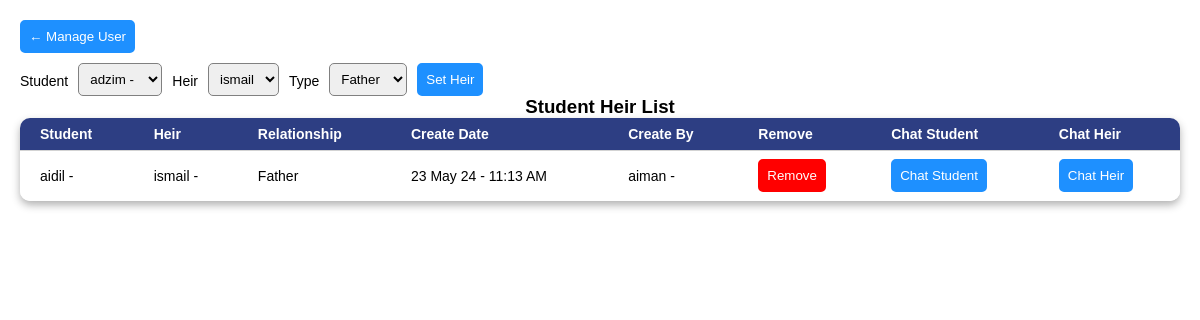
The page /heir.php (signed in) on the database its author committed.
### tables this page shows
CREATE TABLE `user_relate` (
  `rowid` bigint(20) NOT NULL,
  `student_rowid` bigint(20) NOT NULL COMMENT 'Refer to user.rowid',
  `heir_rowid` bigint(20) NOT NULL COMMENT 'Refer to user.rowid',
  `type` varchar(20) NOT NULL COMMENT 'father / mother / sibling / other',
  `create_date` datetime NOT NULL DEFAULT current_timestamp(),
  `create_user` bigint(20) NOT NULL DEFAULT 0 COMMENT 'Refer to user.rowid'
);

### server/db.class.php (called while the page is built, shortened)
<?php
    class db {
        public $conn;
        private $hostname = "localhost";
        private $databasename = "educonnect";
        private $username = "root";
        private $password = "";
        function __construct($hostname = "", $databasename = "", $username = "", $password = "") {
            try {
                $this->hostname = $hostname != "" ? $hostname : $this->hostname;
                $this->databasename = $databasename != "" ? $databasename : $this->databasename;
                $this->password = $password != "" ? $password : $this->password;
                $this->conn = new PDO("mysql:host=$this->hostname; dbname=$this->databasename", $this->username, $this->password);
                $this->conn->exec("SET CHARACTER SET utf8");
            } catch (Exception $e) {
                $this->add_error_msg($e->getMessage());
            }
        }
        function sql_select($sql) {
            $return = [];
            try{
                $result = $this->conn->query($sql);
                if ($result !== false) {
                    $cols = $result->columnCount();
                    $count = 0;
                    foreach ($result as $row) {
                        $return[$count] = $this->sql_select_clearance($cols, $row);
                        $count++;
                    }
                } else {
                    throw new PDOException("[Error] Wrong SQL");
                }
            }
            catch(PDOException $e) {
                $this->sql_select_result = false;
                $this->sql_select_reason = $e->getMessage();
                $this->add_error_msg($e->getMessage());
                return [];
            }
            return $return;
        }
        function sql_select_clearance($length, $arr) {
            for($l = 0; $l < $length; $l++) {
                unset($arr[$l]);
            }
            return $arr;
        }
    }

### server/user.class.php (the view, shortened to what this page needs)
<?php
class user {
  private $db;
  function __construct() {
    $this->db = new db();
  }
  function tc_user_relate_list() {
    $ret_html = "<tr>
        <th>Student</th>
        <th>Heir</th>
        <th>Relationship</th>
        <th>Create Date</th>
        <th>Create By</th>
        <th>Remove</th>
        <th>Chat Student</th>
        <th>Chat Heir</th>
      </tr>";
    try {
      foreach ($this->db->sql_select("SELECT A.rowid, B.userid, A.type, C.rowid AS heir_rowid, C.userid AS heir_userid, CONCAT(B.userid, ' - ', B.fullname) AS student, CONCAT(C.userid, ' - ', C.fullname) AS heir, CONCAT(D.userid, ' - ', D.fullname) AS create_user, CONCAT(DATE_FORMAT(A.create_date,'%d %b %y'), ' - ',TIME_FORMAT(A.create_date, '%h:%i %p')) AS create_date FROM user_relate A LEFT JOIN user B ON A.student_rowid=B.rowid LEFT JOIN user C ON A.heir_rowid=C.rowid LEFT JOIN user D ON A.create_user=D.rowid") as $val) {
        $ret_html .= "<tr>"
          .  "<td>" . $val['student'] . "</td>"
          .  "<td>" . $val['heir'] . "</td>"
          .  "<td align='center'>" . ucwords($val['type']) . "</td>"
          .  "<td align='center'>" . $val['create_date'] . "</td>"
          .  "<td>" . $val['create_user'] . "</td>"
          .  "<td><button class='btn_remove' onclick=\"remove_heir('" . $val['rowid'] . "')\">Remove</button></td>"
          .  "<td align='center'><button onclick=\"open_chat('user','" . $val['rowid'] . "','" . $val['userid'] . "')\">Chat Student</button></td>"
          .  "<td align='center'><button onclick=\"open_chat('user','" . $val['heir_rowid'] . "','" . $val['heir_userid'] . "')\">Chat Heir</button></td>"
          ."</tr>";
      }
    } catch (Exception $e) {
      $this->add_error_msg($e->getMessage());
    }
    return $ret_html;
  }
  function option_student() {
    try {
      $ret_html = "";
      foreach ($this->db->sql_select("SELECT rowid, userid, fullname FROM user WHERE `role`='student' AND active='Y' ORDER BY userid") as $val) {
        $fullname = $val['fullname'] == "" ? " - " . $val['fullname'] : "";
        $ret_html .= "<option value='" . $val['rowid'] . "'>" . $val['userid'] . "$fullname</option>";
      }
      return $ret_html;
    } catch (Exception $e) {
      $this->add_error_msg($e->getMessage());
      return "";
    }
  }
  function option_heir() {
    try {
      $ret_html = "";
      foreach ($this->db->sql_select("SELECT A.rowid, A.userid, B.type, C.fullname AS student  FROM user A LEFT JOIN user_relate B ON A.rowid=B.heir_rowid LEFT JOIN user C ON B.student_rowid=C.rowid WHERE A.role='heir' AND A.active='Y' ORDER BY userid") as $val) {
        $remark = $val['type'] == "" ? " - " . $val['student'] . " " . $val['type'] : "";
        $ret_html .= "<option value='" . $val['rowid'] . "'>" . $val['userid'] . "$remark</option>";
      }
      return $ret_html;
    } catch (Exception $e) {
      $this->add_error_msg($e->getMessage());
      return "";
    }
  }
}

### css/setup.css (style rules this page uses)
body { margin: 0px; font-family: Arial; }
.table2 td, .table2 th { padding: 5px 20px; text-align: left; }
.table2 td { height: 50px; background: white; border-top: 1px solid lightgray; font-size: 14px; }
.table2 th { font-family: Arial; font-size: 14px; font-weight: bold; padding: 8px 20px; background-color: #2d3e83; color: white; }
.table2 th:first-child { border-top-left-radius: 10px; }
.table2 tr:last-child { border-bottom-left-radius: 10px; border-bottom-right-radius: 10px; }
.table2 th:last-child { border-top-right-radius: 10px; }
.table2 tr:last-child td:first-child { border-bottom-left-radius: 10px; }
.table2 tr:last-child td:last-child { border-bottom-right-radius: 10px; }

### heir.php (style rules this page uses)
button { padding: 7px; border-radius: 5px; border: 2px solid dodgerblue; background: dodgerblue; color: white; }
.btn_remove { border: 2px solid red; background: red; color: white; }

### rows shown on the page
user_relate: student "aidil -", heir "ismail -", type "Father", create_date "23 May 24 - 11:13 AM", create_user "aiman -"

### other values the page prints
form field value "adzim -"
form field value "ismail"
